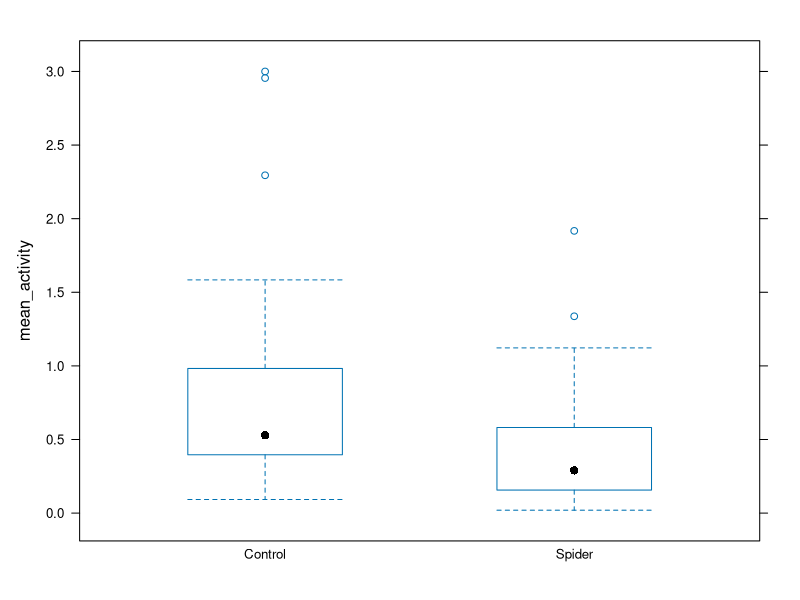
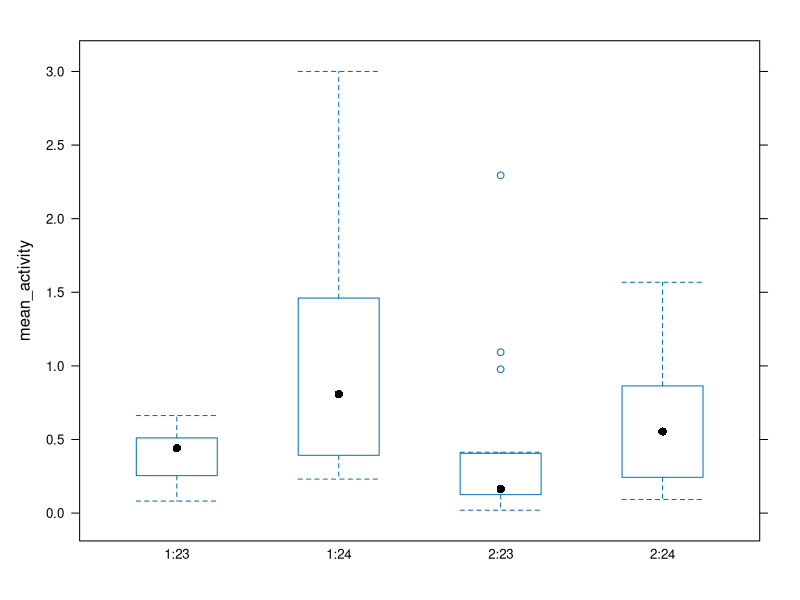
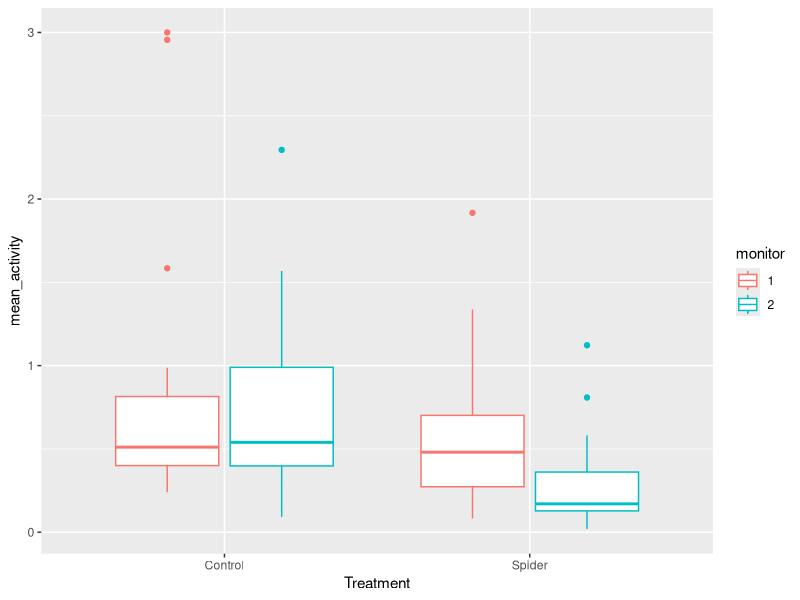
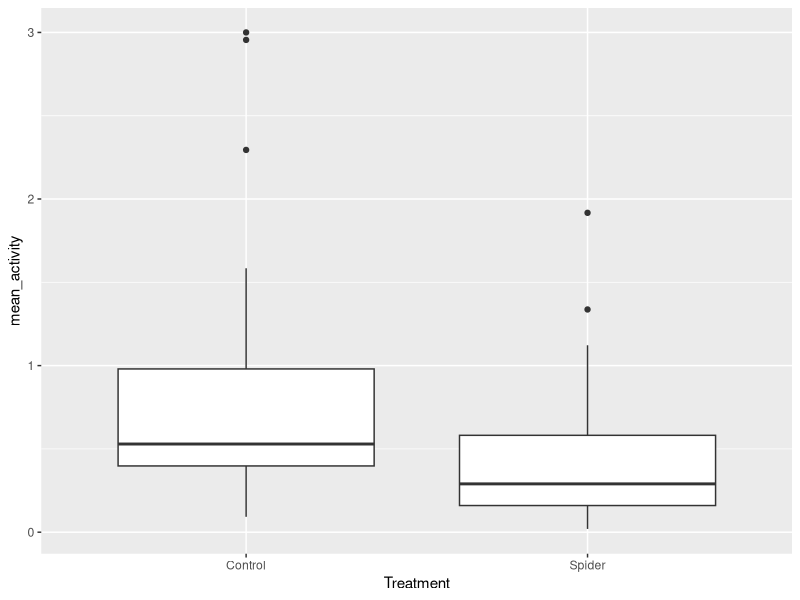

Write R code to recreate these figures, in order. (Note: this script raises an error after producing the figures.)
#Analysis of nieve flies (Dukas Lab Flies) and activity with only olfactory predatory cues

#From Dukas ReadMe: "Spring 2016 - naive population with predator cues. Note from RD: my color codes on the Excel fiels are yellow for light, orange for spider cues and green for control" 

#Start by getting .txt data.. online conversion?

#Libraries
library(lme4)
library(tidyr)
library(dplyr)
library(ggplot2)

#Data input: working directory 
setwd("~/Bioinformatics/Long_Term_Data/Data_LongTermPopulationExperiments_Git/Predation_ActivityAggregation/data/Activity_Drosophila_SpiderCues_May2016")

Mon1 <- read.table("DrosophilaActivity_Spider_cues_Monitor1_May2016.txt")
Mon2 <- read.table("DrosophilaActivity_Spider_cues_Monitor2_May2016.txt")

#Variable for monitor:
Mon1$V43 <- 1
Mon2$V43 <- 2

colnames(Mon1) <- c("bin", "date", "time", "signal", "unknown1", "unknown2", "unknown3", "unknown4", "unknown5", "lightON",'vial1', 'vial2', 'vial3', 'vial4', 'vial5', 'vial6', 'vial7', 'vial8', 'vial9', 'vial10', 'vial11', 'vial12', 'vial13', 'vial14', 'vial15', 'vial16', 'vial17', 'vial18', 'vial19', 'vial20', 'vial21', 'vial22', 'vial23', 'vial24', 'vial25', 'vial26', 'vial27', 'vial28', 'vial29', 'vial30', 'vial31', 'vial32', 'monitor')

colnames(Mon2) <- c("bin", "date", "time", "signal", "unknown1", "unknown2", "unknown3", "unknown4", "unknown5", "lightON",'vial1', 'vial2', 'vial3', 'vial4', 'vial5', 'vial6', 'vial7', 'vial8', 'vial9', 'vial10', 'vial11', 'vial12', 'vial13', 'vial14', 'vial15', 'vial16', 'vial17', 'vial18', 'vial19', 'vial20', 'vial21', 'vial22', 'vial23', 'vial24', 'vial25', 'vial26', 'vial27', 'vial28', 'vial29', 'vial30', 'vial31', 'vial32', 'monitor')

#Remove unknowns
Mon1 <- Mon1[,-c(5:9)]
Mon2 <- Mon2[,-c(5:9)]
#Remove unneeded vials (i.e vials 9 - 24)
#14 - 29
Mon1 <- Mon1[,-c(14:29)]
Mon2 <- Mon2[,-c(14:29)]

#Change Day format
Mon1$datetime <- as.POSIXct(paste(Mon1$date, Mon1$time), format="%m/%d/%y %H:%M:%S")
Mon2$datetime <- as.POSIXct(paste(Mon2$date, Mon2$time), format="%m/%d/%y %H:%M:%S")


#Reshape to long
#Episodic_long <- gather(Data_subset, Population, Allele_Freq , ConR1_115:AncestorR1_0, factor_key=TRUE)
Mon1_long <- gather(Mon1, Vial, Activity_counts, vial1:vial32, factor_key = FALSE)
Mon2_long <- gather(Mon2, Vial, Activity_counts, vial1:vial32, factor_key = FALSE)


# To get minute
Mon1_long$minute <- as.numeric(strftime(Mon1_long$datetime, format ="%M"))
Mon2_long$minute <- as.numeric(strftime(Mon2_long$datetime, format ="%M"))
# to get hour
Mon1_long$hour <- as.numeric(strftime(Mon1_long$datetime, format ="%H"))
Mon2_long$hour <- as.numeric(strftime(Mon2_long$datetime, format ="%H"))
# to get day
Mon1_long$day <- as.numeric(strftime(Mon1_long$datetime, format = "%d"))
Mon2_long$day <- as.numeric(strftime(Mon2_long$datetime, format = "%d"))

head(Mon1_long)
head(Mon2_long)


# monitor 1: 
#vials 1-8 == control ----- vials 25-32 == predator
# monitor 2:
#vials 1-8 = predator ------ vials 25- 32 == Control

Mon1_long$Treatment <- ifelse(Mon1_long$Vial == "vial1", "Control", ifelse (Mon1_long$Vial == "vial2", "Control", ifelse(Mon1_long$Vial == "vial3", "Control", ifelse(Mon1_long$Vial == "vial4", "Control", ifelse(Mon1_long$Vial == "vial5", "Control", ifelse(Mon1_long$Vial == "vial6", "Control", ifelse(Mon1_long$Vial == "vial7", "Control", ifelse(Mon1_long$Vial == "vial8", "Control","Spider"))))))))

Mon2_long$Treatment <- ifelse(Mon2_long$Vial == "vial1", "Spider", ifelse (Mon2_long$Vial == "vial2", "Spider", ifelse(Mon2_long$Vial == "vial3", "Spider", ifelse(Mon2_long$Vial == "vial4", "Spider", ifelse(Mon2_long$Vial == "vial5", "Spider", ifelse(Mon2_long$Vial == "vial6", "Spider", ifelse(Mon2_long$Vial == "vial7", "Spider", ifelse(Mon2_long$Vial == "vial8", "Spider","Control"))))))))

Act_long <- rbind(Mon1_long, Mon2_long)

#Make individual codes for each ??? -- look at old code?


#Note; one column (when dark == purple on excel) has a jump in activity of 1 for that time minute--> both monitors == bin 595

#Forgot this:
Act_long$monitor <- as.factor(Act_long$monitor)

#Quick look at daily activity
day_act <- Act_long %>%
  group_by(Treatment, monitor, Vial, day) %>%
  summarise(mean_activity=mean(Activity_counts))


lattice::bwplot(mean_activity ~ as.factor(Treatment), data=day_act)
lattice::bwplot(mean_activity ~ as.factor(monitor):as.factor(day), data=day_act)

#My own plots (ggplot which I know better)

#p1 <- ggplot(data = day_act, aes(x = monitor, y = mean_activity, colour = Treatment))
#p1+geom_boxplot()

plo2 <- ggplot(data = day_act, aes(x = Treatment, y = mean_activity, colour = monitor))
plo2+geom_boxplot()

plo3 <- ggplot(data = day_act, aes(Treatment, mean_activity))
plo3+geom_boxplot()

day_act$Treatment <- as.factor(day_act$Treatment)
#copied model from Ian Script (June2015)

#changed some: look at old (diff)
day_act.lmer <- lmer(mean_activity ~ Treatment + day + (1|day), data=day_act)
car::Anova(day_act.lmer)
summary(day_act.lmer)
confint(day_act.lmer)
plot(allEffects(day_act.lmer))
